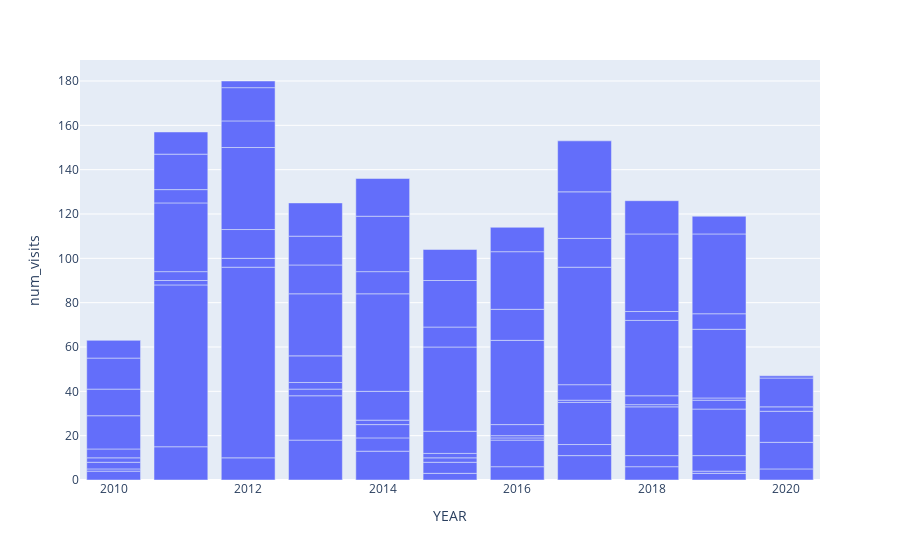

The notebook cell this image was saved under:
### Markdown cell above
#### Lets do a simple visualisation. 
We'd like to know what was the distribution of the number of cases covered by each insurance agency
Lets create a stacked chart

### Code cell
#group by year and payer name and take a count.
payer_distribution=__________________________________

# x-axis = ? y-axis=? data to be seen = ?

px.bar(payer_distribution,x=___________,y=___________,hover_data=[__________],labels={"Id":"num_visits"})

### Figure 1 — Plotly figure (JSON) as saved in the notebook; plotly's stock layout.template omitted (floating-point values rounded to 4 significant figures)
{"data": [{"alignmentgroup": "True", "customdata": [["Aetna"], ["Anthem"], ["Blue Cross Blue Shield"], ["Cigna Health"], ["Humana"], ["Medicaid"], ["Medicare"], ["NO_INSURANCE"], ["UnitedHealthcare"], ["Aetna"], ["Blue Cross Blue Shield"], ["Cigna Health"], ["Humana"], ["Medicaid"], ["Medicare"], ["NO_INSURANCE"], ["UnitedHealthcare"], ["Aetna"], ["Blue Cross Blue Shield"], ["Cigna Health"], ["Humana"], ["Medicaid"], ["Medicare"], ["NO_INSURANCE"], ["UnitedHealthcare"], ["Aetna"], ["Blue Cross Blue Shield"], ["Cigna Health"], ["Dual Eligible"], ["Humana"], ["Medicaid"], ["Medicare"], ["NO_INSURANCE"], ["UnitedHealthcare"], ["Aetna"], ["Blue Cross Blue Shield"], ["Cigna Health"], ["Dual Eligible"], ["Humana"], ["Medicaid"], ["Medicare"], ["NO_INSURANCE"], ["UnitedHealthcare"], ["Aetna"], ["Blue Cross Blue Shield"], ["Cigna Health"], ["Dual Eligible"], ["Humana"], ["Medicaid"], ["Medicare"], ["NO_INSURANCE"], ["UnitedHealthcare"], ["Aetna"], ["Blue Cross Blue Shield"], ["Cigna Health"], ["Dual Eligible"], ["Humana"], ["Medicaid"], ["Medicare"], ["NO_INSURANCE"], ["UnitedHealthcare"], ["Aetna"], ["Blue Cross Blue Shield"], ["Cigna Health"], ["Dual Eligible"], ["Humana"], ["Medicaid"], ["Medicare"], ["NO_INSURANCE"], ["UnitedHealthcare"], ["Aetna"], ["Blue Cross Blue Shield"], ["Cigna Health"], ["Dual Eligible"], ["Humana"], ["Medicaid"], ["Medicare"], ["NO_INSURANCE"], ["UnitedHealthcare"], ["Aetna"], ["Anthem"], ["Blue Cross Blue Shield"], ["Cigna Health"], ["Dual Eligible"], ["Humana"], ["Medicaid"], ["Medicare"], ["NO_INSURANCE"], ["UnitedHealthcare"], ["Blue Cross Blue Shield"], ["Cigna Health"], ["Medicaid"], ["Medicare"], ["NO_INSURANCE"], ["UnitedHealthcare"]], "hoverlabel": {"namelength": 0}, "hovertemplate": "YEAR=%{x}<br>num_visits=%{y}<br>PAYER_NAME=%{customdata[0]}", "legendgroup": "", "marker": {"color": "#636efa"}, "name": "", "offsetgroup": "", "orientation": "v", "showlegend": false, "textposition": "auto", "type": "bar", "x": [2010, 2010, 2010, 2010, 2010, 2010, 2010, 2010, 2010, 2011, 2011, 2011, 2011, 2011, 2011, 2011, 2011, 2012, 2012, 2012, 2012, 2012, 2012, 2012, 2012, 2013, 2013, 2013, 2013, 2013, 2013, 2013, 2013, 2013, 2014, 2014, 2014, 2014, 2014, 2014, 2014, 2014, 2014, 2015, 2015, 2015, 2015, 2015, 2015, 2015, 2015, 2015, 2016, 2016, 2016, 2016, 2016, 2016, 2016, 2016, 2016, 2017, 2017, 2017, 2017, 2017, 2017, 2017, 2017, 2017, 2018, 2018, 2018, 2018, 2018, 2018, 2018, 2018, 2018, 2019, 2019, 2019, 2019, 2019, 2019, 2019, 2019, 2019, 2019, 2020, 2020, 2020, 2020, 2020, 2020], "xaxis": "x", "y": [4, 1, 3, 2, 4, 15, 12, 14, 8, 15, 73, 2, 4, 31, 6, 16, 10, 10, 86, 4, 13, 37, 12, 15, 3, 18, 20, 3, 3, 12, 28, 13, 13, 15, 13, 6, 6, 2, 13, 44, 10, 25, 17, 3, 5, 2, 2, 10, 38, 9, 21, 14, 6, 12, 1, 1, 5, 38, 14, 26, 11, 11, 5, 19, 1, 7, 53, 13, 21, 23, 6, 5, 22, 1, 4, 34, 4, 35, 15, 3, 1, 7, 21, 4, 1, 31, 7, 36, 8, 5, 12, 14, 2, 13, 1], "yaxis": "y"}], "layout": {"barmode": "relative", "legend": {"tracegroupgap": 0}, "margin": {"t": 60}, "xaxis": {"anchor": "y", "domain": [0, 1], "title": {"text": "YEAR"}}, "yaxis": {"anchor": "x", "domain": [0, 1], "title": {"text": "num_visits"}}}}
